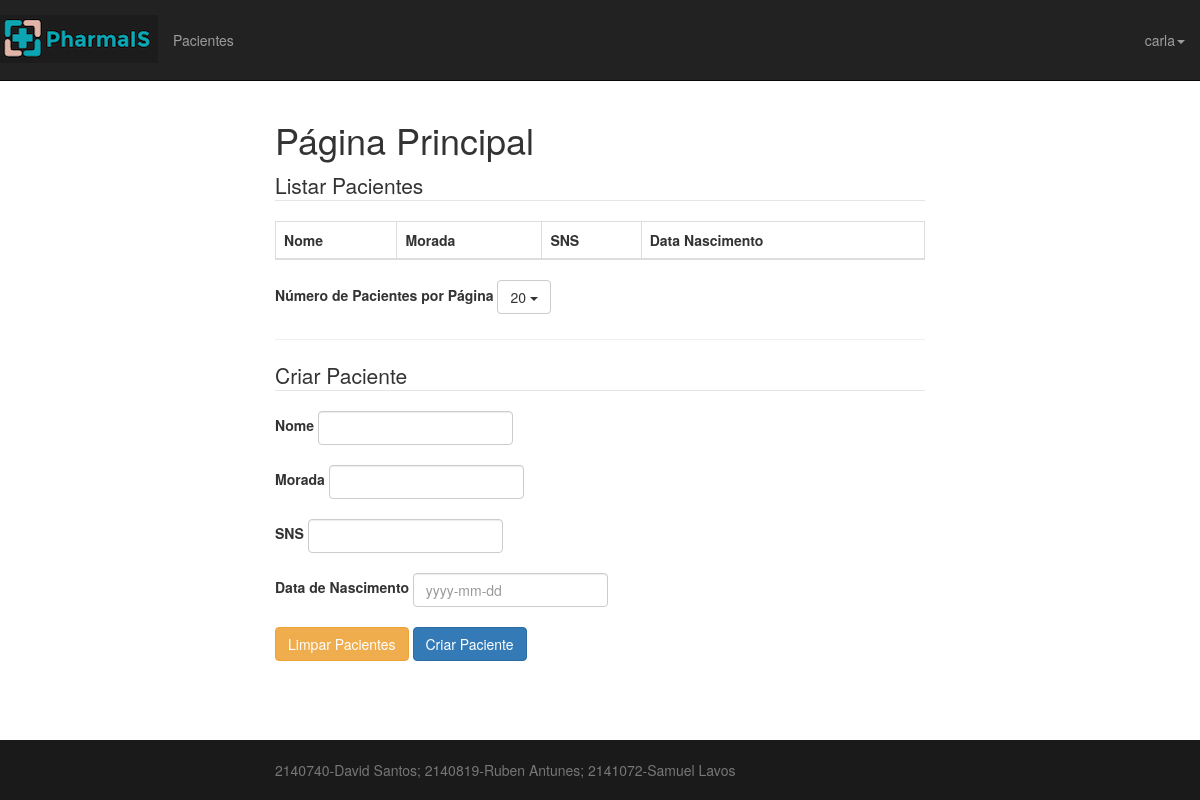
Page /Site/pacientes.php (signed in) on the earlier database version.
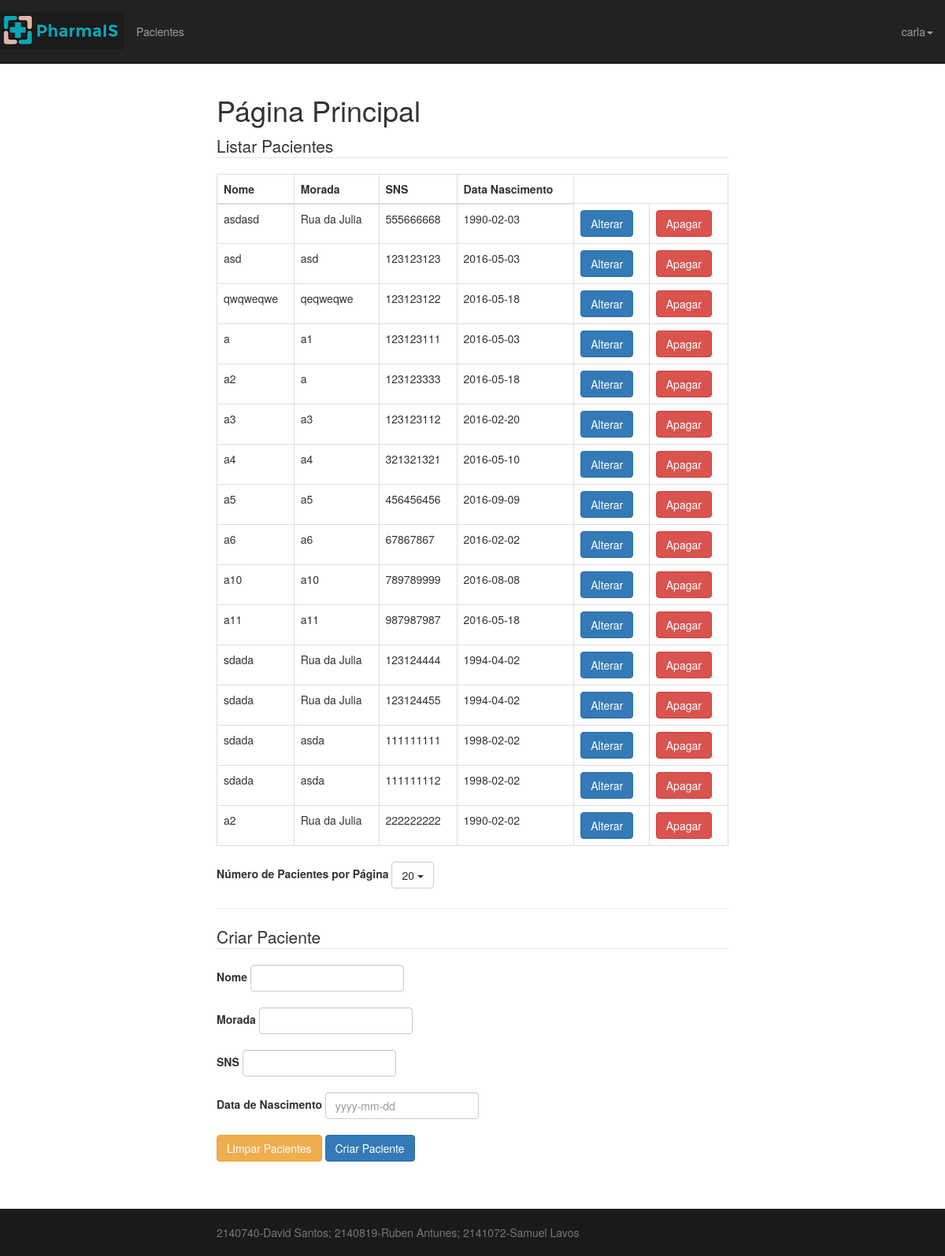
Same page on the later database version.
### tables this page shows
CREATE TABLE IF NOT EXISTS `paciente` (
  `id` int(10) NOT NULL AUTO_INCREMENT,
  `nomeP` varchar(128) NOT NULL,
  `moradaP` varchar(256) NOT NULL,
  `snsP` varchar(9) NOT NULL,
  `dataNascimP` date NOT NULL,
  PRIMARY KEY (`id`),
  UNIQUE KEY `sns` (`snsP`)
);

### Site/pacientes.php (called while the page is built, shortened)
<?php
	require_once("model/pacientes.model.php");
	$nomeP = "";
	$moradaP = "";
	$snsP = "";
	$dataNascimP = "";
 $pacientes = listarPaciente($nomeP, $moradaP, $snsP, $dataNascimP);
	require("view/top.template.php");
	require("view/pacientes.subview.php");
	require("view/bottom.template.php");

### Site/inc/db.php (called while the page is built, shortened)
<?php
function db(){
	$maquina = "localhost";
	$utilizador = "root";
	$senha="";
	$bd="dbis";
	$_ApplicationDBConnection = @new mysqli($maquina, $utilizador, $senha, $bd);
	return $_ApplicationDBConnection;
}

### Site/model/pacientes.model.php (called while the page is built, shortened)
<?php
require_once("inc/db.php");
function listarPaciente(){
	$query = "SELECT id, nomeP, moradaP, snsP, dataNascimP ".
	    "FROM paciente";
	$stmt= db()->prepare($query);
	$stmt->execute();
	$result = $stmt->get_result();
	return $result->fetch_all(MYSQL_ASSOC);
}

### Site/view/pacientes.subview.php (the view, shortened to what this page needs)
<fieldset>
    <legend>Listar Pacientes</legend>
	<table class="table table-bordered">
		<thead>
	  		<tr>
				<th>Nome</th>
				<th>Morada</th>
				<th>SNS</th>
				<th>Data Nascimento</th>
			</tr>
		</thead>
		<tbody>
		 	<?php
		 		foreach ($pacientes as $linha) {
					echo "\n<tr>";
					echo "<td>".$linha['nomeP']."</td>";
					echo "<td>".$linha['moradaP']."</td>";
					echo "<td>".$linha['snsP']."</td>";
					echo "<td>".$linha['dataNascimP']."</td>";
					?>
					<?php echo '<td><a class="btn btn-primary" href="pacientes_update.php?id='.$linha['id'].'" role="button">Alterar</a></td>';?>
						<td>
							<form action="paciente_delete.php" method="POST">
								<input type="submit" class="btn btn-danger" role="button" value="Apagar">
							</form>
						</td>
					</tr>
		    <?php } ?>
		</tbody>
	</table>
	<div class="dropdown"><label>Número de Pacientes por Página
  <button class="btn btn-default dropdown-toggle" type="button" id="dropdownMenu1" data-toggle="dropdown" aria-haspopup="true" aria-expanded="true">
    20
    <span class="caret"></span>
  </button>
</div>
	<hr>
</fieldset>

Differences in the rows shown:
added paciente: nomeP "asdasd", moradaP "Rua da Julia", snsP "555666668", dataNascimP "1990-02-03"
added paciente: nomeP "asd", moradaP "asd", snsP "123123123", dataNascimP "2016-05-03"
added paciente: nomeP "qwqweqwe", moradaP "qeqweqwe", snsP "123123122", dataNascimP "2016-05-18"
added paciente: nomeP "a", moradaP "a1", snsP "123123111", dataNascimP "2016-05-03"
added paciente: nomeP "a2", moradaP "a", snsP "123123333", dataNascimP "2016-05-18"
added paciente: nomeP "a3", moradaP "a3", snsP "123123112", dataNascimP "2016-02-20"
added paciente: nomeP "a4", moradaP "a4", snsP "321321321", dataNascimP "2016-05-10"
added paciente: nomeP "a5", moradaP "a5", snsP "456456456", dataNascimP "2016-09-09"
added paciente: nomeP "a6", moradaP "a6", snsP "67867867", dataNascimP "2016-02-02"
added paciente: nomeP "a10", moradaP "a10", snsP "789789999", dataNascimP "2016-08-08"
added paciente: nomeP "a11", moradaP "a11", snsP "987987987", dataNascimP "2016-05-18"
added paciente: nomeP "sdada", moradaP "Rua da Julia", snsP "123124444", dataNascimP "1994-04-02"
added paciente: nomeP "sdada", moradaP "Rua da Julia", snsP "123124455", dataNascimP "1994-04-02"
added paciente: nomeP "sdada", moradaP "asda", snsP "111111111", dataNascimP "1998-02-02"
added paciente: nomeP "sdada", moradaP "asda", snsP "111111112", dataNascimP "1998-02-02"
added paciente: nomeP "a2", moradaP "Rua da Julia", snsP "222222222", dataNascimP "1990-02-02"
